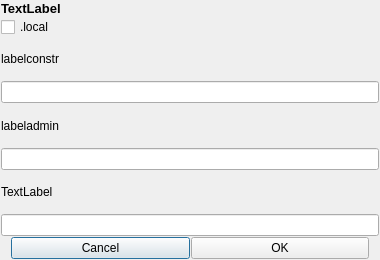
<?xml version="1.0" encoding="UTF-8"?>
<ui version="4.0">
 <class>form_addserver</class>
 <widget class="QDialog" name="form_addserver">
  <property name="windowModality">
   <enum>Qt::ApplicationModal</enum>
  </property>
  <property name="geometry">
   <rect>
    <x>0</x>
    <y>0</y>
    <width>380</width>
    <height>260</height>
   </rect>
  </property>
  <property name="minimumSize">
   <size>
    <width>380</width>
    <height>260</height>
   </size>
  </property>
  <property name="maximumSize">
   <size>
    <width>16777215</width>
    <height>260</height>
   </size>
  </property>
  <property name="windowTitle">
   <string>form_addserver</string>
  </property>
  <property name="modal">
   <bool>true</bool>
  </property>
  <layout class="QVBoxLayout" name="verticalLayout_5">
   <property name="spacing">
    <number>1</number>
   </property>
   <property name="margin">
    <number>1</number>
   </property>
   <item>
    <layout class="QVBoxLayout" name="verticalLayout_4">
     <item>
      <widget class="QLabel" name="labelheader">
       <property name="sizePolicy">
        <sizepolicy hsizetype="Minimum" vsizetype="Maximum">
         <horstretch>0</horstretch>
         <verstretch>0</verstretch>
        </sizepolicy>
       </property>
       <property name="font">
        <font>
         <pointsize>10</pointsize>
         <weight>75</weight>
         <bold>true</bold>
        </font>
       </property>
       <property name="text">
        <string>TextLabel</string>
       </property>
      </widget>
     </item>
     <item>
      <widget class="QCheckBox" name="checkboxlocal">
       <property name="enabled">
        <bool>true</bool>
       </property>
       <property name="text">
        <string>.local</string>
       </property>
      </widget>
     </item>
     <item>
      <layout class="QVBoxLayout" name="verticallayoutconstr">
       <item>
        <widget class="QLabel" name="labelconstr">
         <property name="text">
          <string>labelconstr</string>
         </property>
        </widget>
       </item>
       <item>
        <widget class="QLineEdit" name="lineeditconstr"/>
       </item>
      </layout>
     </item>
     <item>
      <layout class="QVBoxLayout" name="verticalLayoutadmin">
       <item>
        <widget class="QLabel" name="labeladmin">
         <property name="text">
          <string>labeladmin</string>
         </property>
        </widget>
       </item>
       <item>
        <widget class="QLineEdit" name="lineeditadmin"/>
       </item>
      </layout>
     </item>
     <item>
      <layout class="QVBoxLayout" name="verticallayoutpassword">
       <item>
        <widget class="QLabel" name="labelpassword">
         <property name="text">
          <string>TextLabel</string>
         </property>
        </widget>
       </item>
       <item>
        <widget class="QLineEdit" name="lineditpassword"/>
       </item>
      </layout>
     </item>
     <item>
      <layout class="QHBoxLayout" name="horizontalLayout">
       <property name="leftMargin">
        <number>10</number>
       </property>
       <property name="rightMargin">
        <number>10</number>
       </property>
       <item>
        <widget class="QPushButton" name="CancelButton">
         <property name="text">
          <string>Cancel</string>
         </property>
        </widget>
       </item>
       <item>
        <widget class="QPushButton" name="OKButton">
         <property name="text">
          <string>OK</string>
         </property>
        </widget>
       </item>
      </layout>
     </item>
    </layout>
   </item>
  </layout>
 </widget>
 <resources/>
 <connections/>
</ui>
